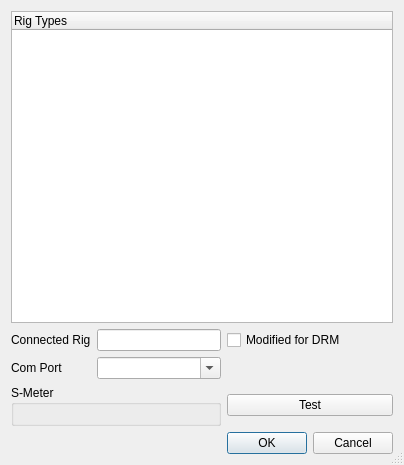
<?xml version="1.0" encoding="UTF-8"?>
<ui version="4.0">
 <class>RigDlg</class>
 <widget class="QDialog" name="RigDlg">
  <property name="windowModality">
   <enum>Qt::ApplicationModal</enum>
  </property>
  <property name="geometry">
   <rect>
    <x>0</x>
    <y>0</y>
    <width>404</width>
    <height>465</height>
   </rect>
  </property>
  <property name="windowTitle">
   <string>Rig Settings</string>
  </property>
  <property name="windowIcon">
   <iconset resource="res/icons.qrc">
    <normaloff>:/icons/MainIcon.svg</normaloff>:/icons/MainIcon.svg</iconset>
  </property>
  <property name="sizeGripEnabled">
   <bool>true</bool>
  </property>
  <layout class="QGridLayout" name="gridLayout">
   <item row="0" column="0" colspan="3">
    <widget class="QTreeWidget" name="rigTypes">
     <property name="sizePolicy">
      <sizepolicy hsizetype="Expanding" vsizetype="MinimumExpanding">
       <horstretch>0</horstretch>
       <verstretch>0</verstretch>
      </sizepolicy>
     </property>
     <column>
      <property name="text">
       <string notr="true">Rig Types</string>
      </property>
     </column>
    </widget>
   </item>
   <item row="1" column="0">
    <widget class="QLabel" name="label_2">
     <property name="text">
      <string>Connected Rig</string>
     </property>
    </widget>
   </item>
   <item row="1" column="1">
    <widget class="QLineEdit" name="selectedRigType">
     <property name="readOnly">
      <bool>true</bool>
     </property>
    </widget>
   </item>
   <item row="1" column="2">
    <widget class="QCheckBox" name="modified">
     <property name="text">
      <string>Modified for DRM</string>
     </property>
    </widget>
   </item>
   <item row="2" column="0">
    <widget class="QLabel" name="labelPort">
     <property name="text">
      <string>Com Port</string>
     </property>
    </widget>
   </item>
   <item row="2" column="1">
    <widget class="QComboBox" name="comboBoxPort">
     <property name="editable">
      <bool>true</bool>
     </property>
    </widget>
   </item>
   <item row="3" column="0" colspan="2">
    <widget class="QGroupBox" name="groupBox_8">
     <property name="title">
      <string>S-Meter</string>
     </property>
     <layout class="QHBoxLayout" name="horizontalLayout_3">
      <item>
       <widget class="QwtThermo" name="sMeter" native="true"/>
      </item>
     </layout>
    </widget>
   </item>
   <item row="3" column="2">
    <widget class="QPushButton" name="testRig">
     <property name="text">
      <string>Test</string>
     </property>
    </widget>
   </item>
   <item row="4" column="2">
    <widget class="QDialogButtonBox" name="buttonBox">
     <property name="orientation">
      <enum>Qt::Horizontal</enum>
     </property>
     <property name="standardButtons">
      <set>QDialogButtonBox::Cancel|QDialogButtonBox::Ok</set>
     </property>
     <property name="centerButtons">
      <bool>false</bool>
     </property>
    </widget>
   </item>
  </layout>
 </widget>
 <customwidgets>
  <customwidget>
   <class>QwtThermo</class>
   <extends>QWidget</extends>
   <header>qwt_thermo.h</header>
  </customwidget>
 </customwidgets>
 <resources>
  <include location="res/icons.qrc"/>
 </resources>
 <connections/>
</ui>
